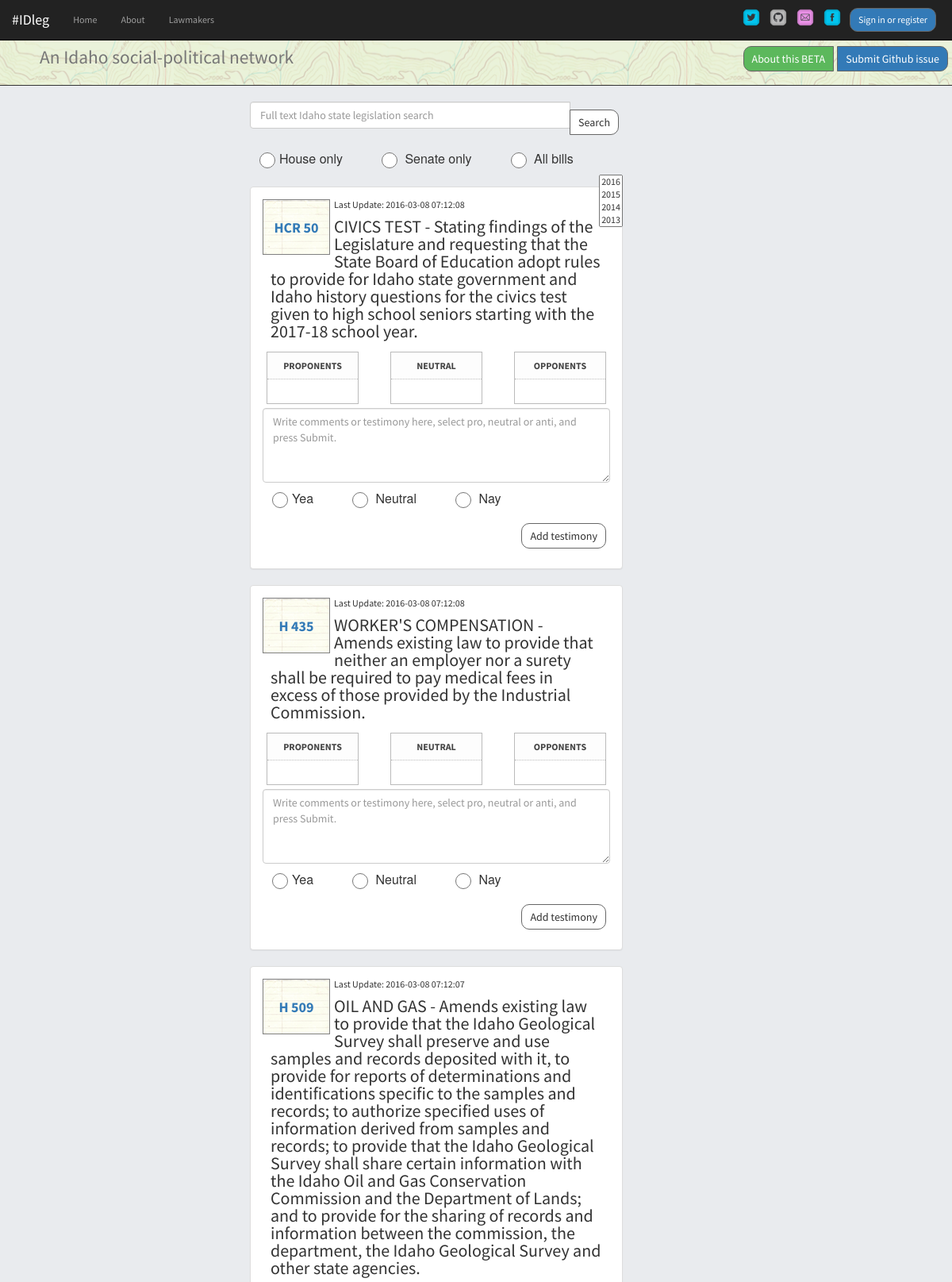
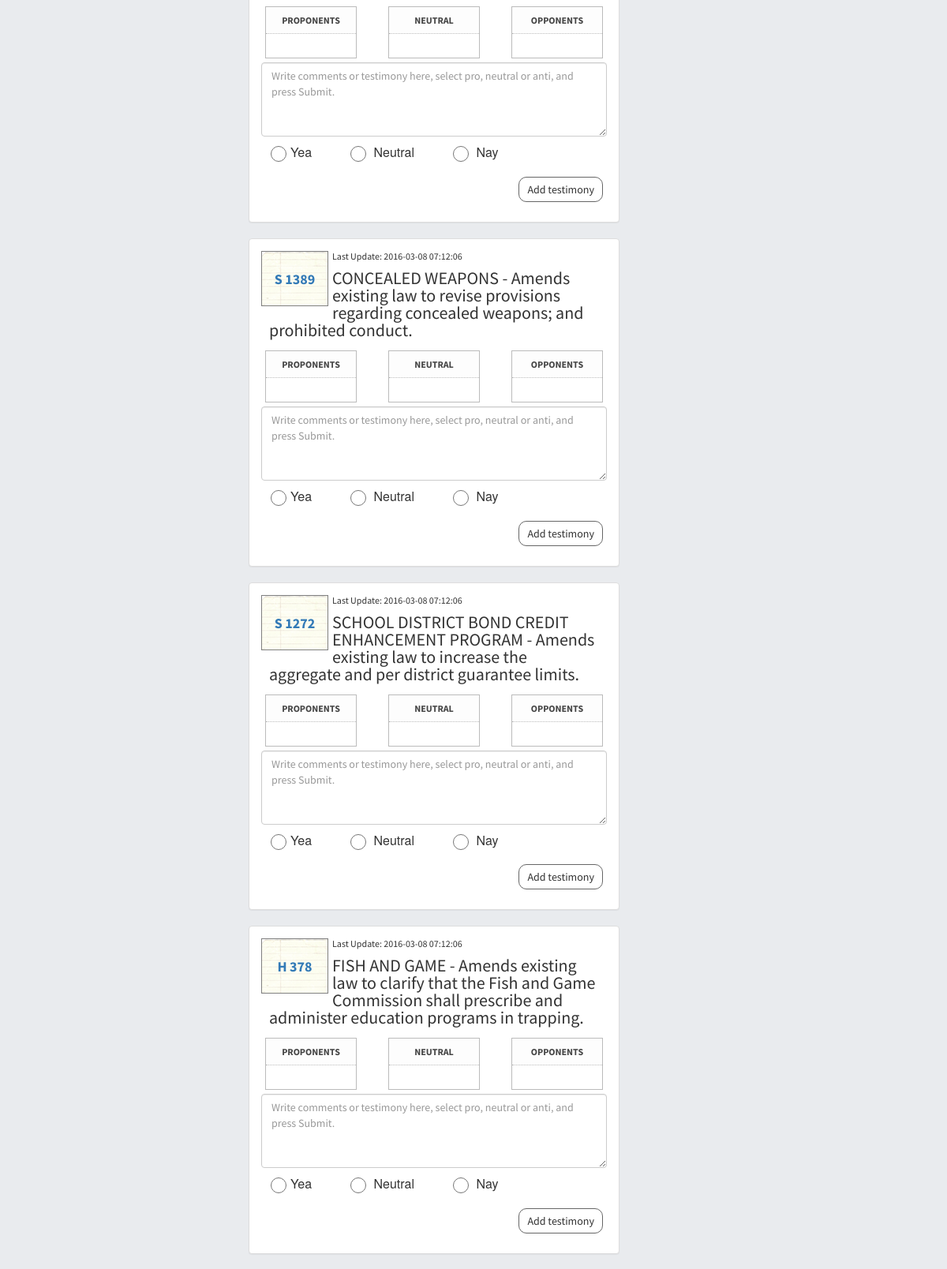
The page /index/2 (upper part) on the database its author committed (2 pictures, top to bottom).
### app/idleg/models.py (models this page shows, shortened)
class Bill(db.Model):
  __searchable__ = ['bill_name','title','bill_id']
  bill_id = db.Column(db.String(6)) #i.e. H 572
  year = db.Column(db.String(4))
  title = db.Column(db.Text) #Title and Descrip
  bill_name = db.Column(db.String(9), primary_key=True) #unique bill ID from Sunlight
  last_updated = db.Column(db.Text)
  votes_for = db.Column(db.Integer)
  votes_against = db.Column(db.Integer)
  comments = db.relationship('Comment', backref='bill_name', lazy='dynamic')

### app/idleg/views.py (the view)
@idleg.route('/', methods=['GET','POST'])
@idleg.route('/index', methods=['GET','POST'])
@idleg.route('/home', methods=['GET','POST'])
@idleg.route('/index/<int:page>', methods=['GET','POST'])
@cache.cached(timeout=60)
def home(page=1):
  form = RegistrationForm(request.form)
  comment_form = CommentForm(request.form)
  search_form = SearchForm(request.form)
  id_bills = Bill.query.order_by(desc(Bill.last_updated)).paginate(page, 10, False)
  return render_template('home.html', user=current_user, id_bills=id_bills, form=form, comment_form=comment_form, search_form=search_form)

### app/idleg/models.py
class RegistrationForm(Form):
  username = TextField('Username', [InputRequired()])
  email = StringField('Email Address', [InputRequired()])
  password = PasswordField('Password', [validators.DataRequired(), validators.EqualTo('confirm', message='Passwords must match')])
  confirm = PasswordField('Confirm Password', [InputRequired()])

class CommentForm(Form):
  comment = TextAreaField('comment')
  position = RadioField(
    'Yea, Neutral or Nay?',
    choices=[('yea','Yea'),('neutral','Neutral'),('nay','Nay')])

### app/idleg/views.py (called while the page is built)
@idleg.before_request
def get_current_user():
  g.user = current_user

### app/templates/home.html
{% extends 'base.html' %}
{% block container %}
  {% include 'bill_list.html' %}
{% endblock %}

### app/templates/bill_list.html (shortened to what this page needs)
{% block container %}
    <div class="col-md-3"></div>
    <div class="col-md-5">
      <form action="http://127.0.0.1:5000/search" method="POST" role="search" id="searchTerm">
            <div class="input-group">
              {{ search_form.search(placeholder="Full text Idaho state legislation search", class="form-control") }}
              <span class="input-group-btn">
                <button id="submitsearch" type="submit" value="submit" class="btn btn-default">Search</button>
              </span>
            </div>
          <div class="form-group">
            <div>{{ search_form.house(class="radio-inline", type="radio") }}</div>
            <div class="btn-group btn-small pull-right" role="group" aria-label="Year selector">
              {{ search_form.year(class="selectpicker", type="dropdown", title="Select years") }}
            </div>
          </div>
      </form>
      <div class="list">
      {% for bill in id_bills.items %}
        <div class="panel panel-default">
          <div class="panel-body">
                <div><span class="billimage"><a href={{ url_for('idleg.bills', bill_deet=bill.bill_name) }}>{% print bill.bill_id %}</a></span></div>
                <div class="lastaction">Last Update: {% print bill.last_updated %}</div>
                <div class="billsummary">{% print bill.title %}</div>
            <div class="row">
              <div class="col-md-4">
                <div class="detailBox">
                  <div class="titleBox">
                    <label>Proponents</label>
                  </div>
                 <div class="actionBox">
                </div>
              </div>
            </div>
              <div class="col-md-4">
                <div class="detailBox">
                  <div class="titleBox">
                    <label>Neutral</label>
                  </div>
                 <div class="actionBox">
                </div>
              </div>
            </div>
              <div class="col-md-4">
                <div class="detailBox">
                  <div class="titleBox">
                    <label>Opponents</label>
                  </div>
                 <div class="actionBox">
                </div>
              </div>
            </div>
          </div>
              <div class="form-group">
                  <form role="form" id="comment-{{ bill.bill_id|replace(" ","") }}" class="commentForm">
                    {{ comment_form.comment(rows="4", placeholder="Write comments or testimony here, select pro, neutral or anti, and press Submit.", class="form-control") }}
                    <div class="form-group">{{ comment_form.position(class="radio-inline", type="radio") }}
                      <button id="submitcomment" type="submit" class="btn pull-right btn-default">Add testimony</button></div>
                  </form>
              </div>
              </div>
            </div>
          {% endfor %}
      </div>
  </div>
{% endblock %}

### app/static/css/styles.css (style rules this page uses)
body { background-color: #e9ebee; }
body { font-family: 'Source Sans Pro', Helvetica, sans-serif; font-size: 12px; line-height: 1.3rem; font-weight: 400; margin: 0; padding: 0; }
.form-group { position: relative; }
.btn { margin: 10px 5px 10px 5px; padding: 5px 10px; border-radius: 10px; border: solid 1px #666; display: block; float: left; cursor: pointer; }
#position label, #house label { padding:7px; font-weight: 200; margin: 3px 30px; }
#position li, #house li { display: inline; font: normal 12px/1.3 'helvetica neue', hevetica, arial; font-size: 16px; }
#position input[type=radio], #house input[type=radio] { border: 20px; width: 20px; height: 20px; margin: 12px; }
.radio-inline { padding-left: 0px; }
.billimage { background-image: url("../images/billpage.png"); position: relative; width: 85px; height: 70px; float: left; margin: 0px 5px 0px 0px; border: 1px solid gray; }
span.billimage { font-size: 1.5em; font-family: 'Source Sans Pro', Helvetica, sans-serif; font-weight: bold; line-height: 70px; padding: 0px 5px; text-align: center; }
.billsummary { font-size: 2.2rem; line-height: 2.2rem; padding:10px; }
.detailBox { border:1px solid #bbb; margin:5px; }
.titleBox { background-color:#fdfdfd; padding:10px; text-align: center; text-transform: uppercase; }
.titleBox label { color:#444; margin:0; display:inline-block; }
.actionBox { border-top:1px dotted #bbb; padding:10px; }

### rows shown on the page
Bill: bill "HCR 50", last_updated "2016-03-08 07:12:08", title "CIVICS TEST - Stating findings of the Legislature and requesting that the State Board of Education adopt rules to provide for Idaho state government and Idaho history questions for the civics test given to high school seniors starting with the 2017-18 school year."
Bill: bill "H 435", last_updated "2016-03-08 07:12:08", title "WORKER'S COMPENSATION - Amends existing law to provide that neither an employer nor a surety shall be required to pay medical fees in excess of those provided by the Industrial Commission."
Bill: bill "H 509", last_updated "2016-03-08 07:12:07", title "OIL AND GAS - Amends existing law to provide that the Idaho Geological Survey shall preserve and use samples and records deposited with it, to provide for reports of determinations and identifications specific to the samples and records; to authorize specified uses of information derived from samples and records; to provide that the Idaho Geological Survey shall share certain information with the Idaho Oil and Gas Conservation Commission and the Department of Lands; and to provide for the sharing of records and information between the commission, the department, the Idaho Geological Survey and other state agencies."
Bill: bill "S 1389", last_updated "2016-03-08 07:12:06", title "CONCEALED WEAPONS - Amends existing law to revise provisions regarding concealed weapons; and prohibited conduct."
Bill: bill "S 1272", last_updated "2016-03-08 07:12:06", title "SCHOOL DISTRICT BOND CREDIT ENHANCEMENT PROGRAM - Amends existing law to increase the aggregate and per district guarantee limits."
Bill: bill "H 378", last_updated "2016-03-08 07:12:06", title "FISH AND GAME - Amends existing law to clarify that the Fish and Game Commission shall prescribe and administer education programs in trapping."
